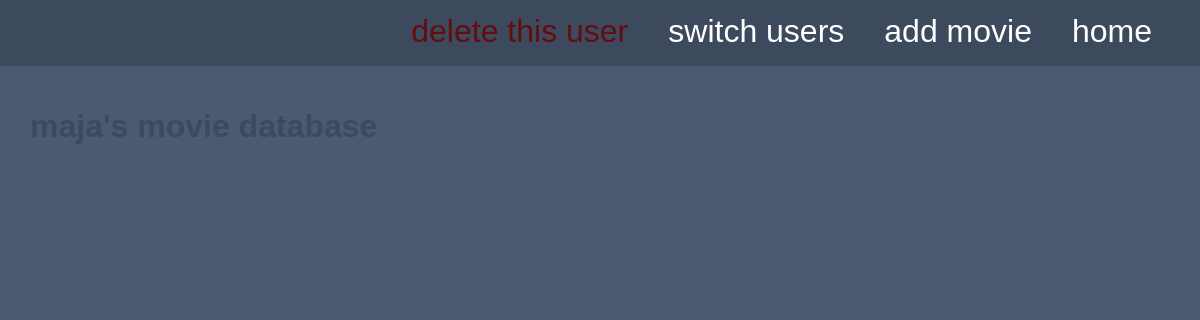
The page /users/4 on the database as committed earlier.
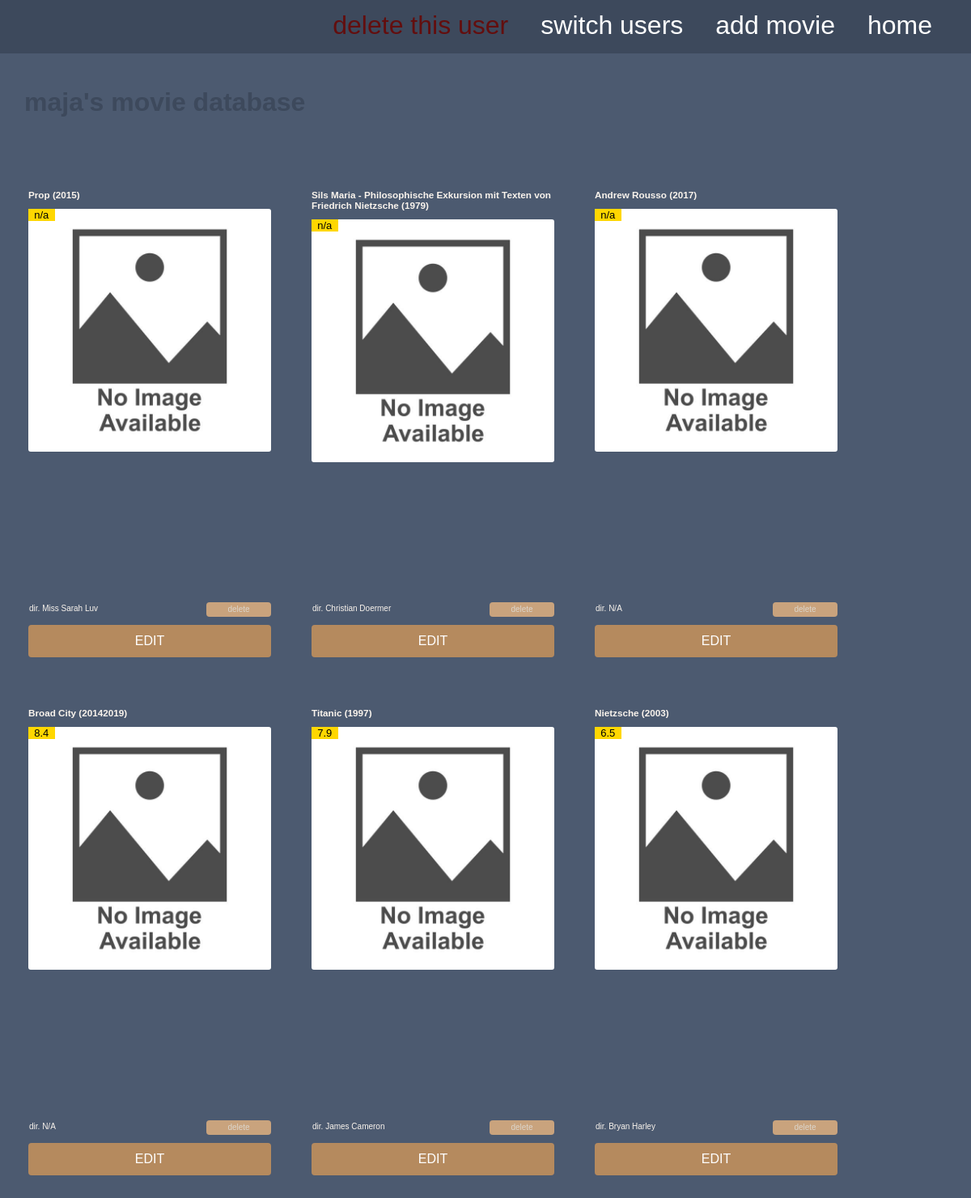
The same page on the database as committed later.
### datamanager/sqlite_data_manager.py (models this page shows)
class Movie(Base):
    __tablename__ = 'movies'
    id = Column(Integer, primary_key=True, autoincrement=True)
    name = Column(String(120), nullable=False)
    director = Column(String(120), nullable=False)
    year = Column(Integer, nullable=False)
    rating = Column(Float, nullable=False)
    poster = Column(String(240), nullable=False)

### app.py (the view)
@app.route('/users/<user_id>')
def list_user_movies(user_id):
    popup = get_flashed_messages(with_categories=True)
    if not data_manager.user_id_exists(user_id):
        flash(f"Bad user id: {user_id}", "info")
        return redirect(url_for('list_users')), 302
    movies = data_manager.get_user_movies(user_id)
    user = data_manager.get_username_from_id(user_id)
    return render_template('user_page.html', user=user,
                           popup=popup, movies=movies, user_id=user_id), 200

### datamanager/sqlite_data_manager.py (called while the page is built)
    def get_user_movies(self, user_id: int) -> List[Type[Movie]]:
        movie_objects_list = self.db_session.query(Movie) \
            .join(UserMovie, Movie.id == UserMovie.movie_id) \
            .filter(UserMovie.user_id == literal(user_id)) \
            .all()
        return movie_objects_list

    def user_id_exists(self, user_id: int) -> bool:
        existing_user = self.db_session.query(User).filter_by(
            id=user_id).first()
        if existing_user:
            return True
        return False

    def get_username_from_id(self, user_id) -> String:
        user = self.db_session.query(User).filter(User.id == user_id).one()
        return cast(String, user.name)

### templates/user_page.html (shortened to what this page needs)
<!DOCTYPE html>
<html lang="en">
  <head>
    <link rel="stylesheet" href="{{ url_for('static', filename='style.css') }}">
  </head>
  <body>
    <nav class="navbar">
      <a href="/users/{{ user_id }}/delete_user/confirm" style="color: #630e0e;">delete this user</a>
      <a href="/users">switch users</a>
      <a href="/users/{{ user_id }}/add_movie">add movie</a>
      <a href="/users/{{ user_id }}">home</a>
    </nav>
    <div class="bulk_body">
      <p style="font-size:2em; margin-left:20px; color: #3d495c; font-weight: bold;">{{ user }}'s movie database</p>
    </div>
    <div class="bulk_body">
      {% for movie in movies %}
       <div class="movie_repr">
          <div>
            <h3>{{ movie.name }} ({{ movie.year }})</h3>
            <div class="img-box">
              <img
                  src="{{ movie.poster }}"
                  alt="missing poster"
                  onerror="this.onerror=null; this.src='/static/missing_image.jpg';"
              />
              {% if movie.rating == 0.0 %}
                <p class="movie-rating">n/a</p>
              {% else %}
                <p class="movie-rating">{{ movie.rating }}</p>
              {% endif %}
            </div>
          </div>
          <div>
            <div class="movie_by">
              <p>dir. {{ movie.director }}</p>
              <form action="/users/{{ user_id }}/delete_movie/{{ movie.id }}/confirm" method="GET">
                <input style="color: #dbd5cc;" type="submit" value="delete">
              </form>
            </div>
            <form style="margin-top: 0;" action="/users/{{ user_id }}/update_movie/{{ movie.id }}" method="GET">
              <input type="submit" value="EDIT">
            </form>
          </div>
       </div>
      {% endfor %}
    </div>
  </body>
</html>

### static/style.css (style rules this page uses)
body { background-color: #4c5a70; font-family: Tahoma, Verdana, Segoe, sans-serif; margin: 0; color: #faf4ed; }
input { border: none; height: 20px; width: 300px; margin-top: 5px; }
input[type="submit"] { background-color: #b58a5e; color: #ffffff; padding: 10px 20px; border-radius: 4px; cursor: pointer; font-size: 16px; height: 40px; }
::placeholder { color: #dbd5cc; }
.bulk_body { display: flex; flex-wrap: wrap; padding: 10px; }
.movie_repr { width: 300px; height: 590px; margin: 25px; font-size: 10px; display: flex; flex-direction: column; justify-content: space-between; }
.img-box { display: inline-block; position: relative; }
img { width: 300px; object-fit: cover; border-radius: 3px; }
.movie-rating { position: absolute; top: 0; left: 0; margin: 0; width: 2.5em; font-size: 1.3em; background-color: gold; color: black; text-align: center; }

Rows that differ between the two databases and show on the page:
now on this page (row edited): Movie: name "Prop", year "2015", rating "n/a", director "Miss Sarah Luv"
added Movie: name "Sils Maria - Philosophische Exkursion mit Texten von Friedrich Nietzsche", year "1979", rating "n/a", director "Christian Doermer"
added Movie: name "Andrew Rousso", year "2017", rating "n/a", director "N/A"
added Movie: name "Broad City", year "20142019", rating "8.4", director "N/A"
added Movie: name "Titanic", year "1997", rating "7.9", director "James Cameron"
added Movie: name "Nietzsche", year "2003", rating "6.5", director "Bryan Harley"
